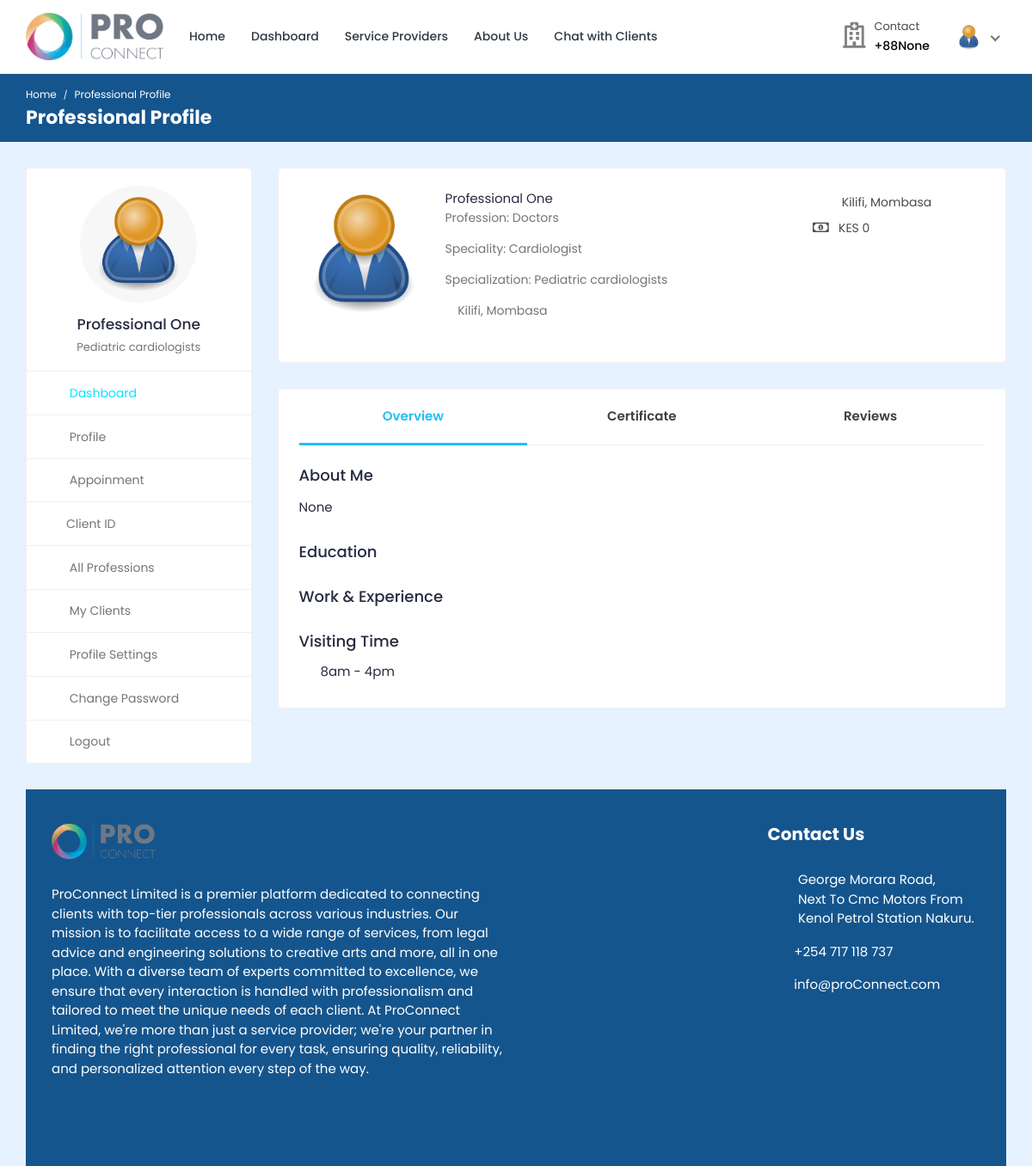
The app's page /professional/professional-profile/1/ (signed in) with its own data.
### professional/models.py (models this page shows, shortened)
class Professional_Information(models.Model):
    PROFESSION_CHOICES = (
        ('medical', 'Medical Services'),
        ('legal', 'Legal Services'),
        ('engineering', 'Engineering Services'),
        ('art', 'Art & Design'),
    )
    professional_id = models.AutoField(primary_key=True)
    user = models.OneToOneField(settings.AUTH_USER_MODEL, on_delete=models.CASCADE, related_name='profile')
    name = models.CharField(max_length=200)
    username = models.CharField(max_length=200, null=True, blank=True)
    gender = models.CharField(max_length=200, null=True, blank=True)
    description = models.TextField(max_length=1000, null=True, blank=True)
    profession = models.CharField(max_length=200, choices=PROFESSION_CHOICES)
    profession_name = models.ForeignKey(ServiceDepartment, on_delete=models.SET_NULL, null=True)
    specialization = models.ForeignKey(specialization, on_delete=models.SET_NULL, null=True)
    featured_image = models.ImageField(upload_to='professionals/', default='professionals/user-default.png')
    certificate_image = models.ImageField(upload_to='professionals_certificates/', default='professionals_certificates/default.png', null=True, blank=True)
    email = models.EmailField(max_length=200, null=True, blank=True)
    phone_number = models.CharField(max_length=200, null=True, blank=True)
    availability = models.CharField(max_length=200, null=True, blank=True)
    consultation_fee = models.IntegerField(null=True, blank=True, default=0)
    address = models.CharField(max_length=200, null=True, blank=True)
    service_name = models.ForeignKey(Service_Provider_Information, on_delete=models.SET_NULL, null=True, blank=True)
    profession = models.CharField(max_length=200, choices=PROFESSION_CHOICES, null=True, blank=True)
    institute = models.CharField(max_length=200, null=True, blank=True)
    degree = models.CharField(max_length=200, null=True, blank=True)
    completion_year = models.CharField(max_length=200, null=True, blank=True)
    work_place = models.CharField(max_length=200, null=True, blank=True)
    designation = models.CharField(max_length=200, null=True, blank=True)
    start_year = models.CharField(max_length=200, null=True, blank=True)
    end_year = models.CharField(max_length=200, null=True, blank=True)
    register_status = models.CharField(max_length=200, null=True, blank=True, default='Accepted')

### service_provider_admin/models.py (models this page shows, shortened)
class specialization(models.Model):
    specialization_id = models.AutoField(primary_key=True)
    specialization_name = models.CharField(max_length=200, null=True, blank=True)
    service_provider = models.ForeignKey(Service_Provider_Information, on_delete=models.CASCADE, null=True, blank=True)

class ServiceDepartment(models.Model):
    ServiceDepartment_id = models.AutoField(primary_key=True)
    ServiceDepartment_name = models.CharField(max_length=200, null=True, blank=True)
    service_provider = models.ForeignKey(Service_Provider_Information, on_delete=models.CASCADE, null=True, blank=True)
    featured_image = models.ImageField(upload_to='profession/', default='profession/default.png', null=True, blank=True)

### service_provider/models.py (models this page shows)
class Service_Provider_Information(models.Model):
    PROFESSION = (
        ('medical', 'Medical Services'),
        ('legal', 'Legal Services'),
        ('engineering', 'Engineering Services'),
        ('art', 'Art & Design'),
        ('tech', 'Technology Services'),
        ('education', 'Educational Services'),
        ('consulting', 'Consulting Services'),
    )
    service_provider_id = models.AutoField(primary_key=True)
    name = models.CharField(max_length=200, null=True, blank=True)
    featured_image = models.ImageField(upload_to='service_providers/', default='service_providers/default.png', null=True, blank=True)
    description = models.TextField(null=True, blank=True)
    profession = models.CharField(max_length=200, choices=PROFESSION)
    def __str__(self):
        return str(self.name)

### professional/views.py (the view)
# urls.py: path('professional-profile/<int:pk>/', views.professional_profile, name='professional-profile'),
@csrf_exempt
@login_required(login_url="professional-login")
def professional_profile(request, pk):
    if request.user.is_client:
        client = request.user.client
    else:
        client = None
    professional = Professional_Information.objects.get(professional_id=pk)
    educations = Education.objects.filter(professional=professional).order_by('-year_of_completion')
    experiences = Experience.objects.filter(professional=professional).order_by('-from_year','-to_year')
    professional_review = Professional_review.objects.filter(professional=professional)
    context = {'professional': professional, 'client': client, 'educations': educations, 'experiences': experiences, 'professional_review': professional_review}
    return render(request, 'professional-profile.html', context)

### templates/professional-profile.html (shortened to what this page needs)
{% load static %}
<!DOCTYPE html>
<html lang="en">
<head>
	<link rel="stylesheet" href="{% static 'proConnect-System/css/Normal/bootstrap.min.css' %}">
	<link rel="stylesheet" href="{% static 'proConnect-System/plugins/Normal/fontawesome/css/fontawesome.min.css' %}">
	<link rel="stylesheet" href="{% static 'proConnect-System/plugins/Normal/fontawesome/css/all.min.css' %}">
	<link rel="stylesheet" href="{% static 'proConnect-System/plugins/Normal/fancybox/jquery.fancybox.min.css'%}">
	<link rel="stylesheet" href="{% static 'proConnect-System/css/Normal/style.css' %}">
</head>
<body>
	<div class="main-wrapper">
		<header class="header">
			{% if user.is_authenticated and user.is_professional %}
			{% include 'professional-navbar.html' %}
			{% endif %}
		</header>
		<div class="breadcrumb-bar">
			<div class="container-fluid">
				<div class="row align-items-center">
					<div class="col-md-12 col-12">
						<nav aria-label="breadcrumb" class="page-breadcrumb">
							<ol class="breadcrumb">
								{% if user.is_authenticated and user.is_professional %}
								<li class="breadcrumb-item"><a href="{% url 'professional-dashboard' %}">Home</a></li>
								{% endif %}
								<li class="breadcrumb-item active" aria-current="page">Professional Profile</li>
							</ol>
						</nav>
						<h2 class="breadcrumb-title">Professional Profile</h2>
					</div>
				</div>
			</div>
		</div>
		<div class="content">
			<div class="container-fluid">
				<div class="row">
					<div class="col-md-5 col-lg-4 col-xl-3 theiaStickySidebar">
						<div>
							{% if user.is_authenticated and user.is_professional %}
							{% include 'professional-sidebar.html' %}
							{% endif %}
						</div>
					</div>
					<div class="col-md-7 col-lg-8 col-xl-9">
						<div class="card">
							<div class="card-body">
								<div class="professional-widget">
									<div class="doc-info-left">
										<div class="professional-img">
											<img src="{{professional.featured_image.url}}" class="img-fluid" alt="User Image">
										</div>
										<div class="doc-info-cont">
											{% if professional.name %}
											{{ professional.name }}
											{% else %}
											<a href="{% url 'professional-profile-settings' %}">Add Your Name</a>
											{% endif %}
											{% if professional.service_name %}
											<p class="doc-speciality">Profession: {{professional.service_name}}</p>
											{% else %}
											<h4><a href="{% url 'professional-profile-settings' %}">Add Your Profession</a></h4>
											{% endif %}
											{% if professional.profession_name.ServiceDepartment_name %}
											<p class="doc-speciality">Speciality: {{professional.profession_name.ServiceDepartment_name}}</p>
											{% else %}
											<p><a href="{% url 'professional-profile-settings' %}">Add Your Speciality</a></p>
											{% endif %}
											{% if professional.specialization.specialization_name %}
											<p class="doc-speciality">Specialization: {{professional.specialization.specialization_name}}</p>
											{% else %}
											<h4><a href="{% url 'professional-profile-settings' %}">Add Your Specialization</a></h4>
											{% endif %}
											<div class="clinic-details">
												<p class="doc-location"><i class="fas fa-map-marker-alt"></i> {{professional.address}}</p>
											</div>
										</div>
									</div>
									<div class="doc-info-right">
										<div class="clini-infos">
											<ul>
												<li><i class="fas fa-map-marker-alt"></i> {{professional.address}}</li>
												<li><i class="far fa-money-bill-alt"></i>KES {{professional.consultation_fee}} </li>
											</ul>
										</div>
									</div>
								</div>
							</div>
						</div>
						<div class="card">
							<div class="card-body pt-0">
								<nav class="user-tabs mb-4">
									<ul class="nav nav-tabs nav-tabs-bottom nav-justified">
										<li class="nav-item">
											<a class="nav-link active" href="#doc_overview" data-toggle="tab">Overview</a>
										</li>
										<li class="nav-item">
											<a class="nav-link" href="#doc_certificate" data-toggle="tab">Certificate</a>
										</li>
										<li class="nav-item">
											<a class="nav-link" href="#doc_reviews" data-toggle="tab">Reviews</a>
										</li>
									</ul>
								</nav>
								<div class="tab-content pt-0">
									<div role="tabpanel" id="doc_overview" class="tab-pane fade show active">
										<div class="row">
											<div class="col-md-12 col-lg-9">
												<div class="widget about-widget">
													<h4 class="widget-title">About Me</h4>
													{% if professional.description %}
													{{ professional.description }}
													{% else %}
													<p><a href="{% url 'professional-profile-settings' %}">Add Bio</a></p>
													{% endif %}
												</div>
												<div class="widget education-widget">
													<h4 class="widget-title">Education</h4>
												</div>
												<div class="widget experience-widget">
													<h4 class="widget-title">Work & Experience</h4>
												</div>
												<div class="service-list">
													<h4>Visiting Time</h4>
													<ul class="clearfix">
														<li>{{professional.availability}}</li>
													</ul>
												</div>
											</div>
										</div>
									</div>
								</div>
							</div>
						</div>
					</div>
				</div>
				{% include 'footer.html' %}
			</div>
</body>
</html>

### templates/professional-navbar.html (shortened to what this page needs)
{% load static %}
<nav class="navbar navbar-expand-lg header-nav">
  <div class="navbar-header">
    <a href="{% url 'service_provider_home'%}" class="navbar-brand logo">
      <img src="{% static 'proConnect-System/images/Normal/proConnect-logo.png' %}" class="img-fluid" alt="Logo" />
    </a>
  </div>
  <div class="main-menu-wrapper">
    <ul class="main-nav">
      <li>
        <a href="{% url 'service_provider_home'%}">Home</a>
      </li>
      <li>
        <a href="{% url 'professional-dashboard'%}">Dashboard</a>
      </li>
      <li><a href="{% url 'multiple-service_provider' %}" style="text-decoration: none;">Service Providers</a></li>
      <li>
        <a href="{% url 'about-us'%}">About Us</a>
      </li>
      <li>
        <a href="{% url 'chat-home' pk=user.id %}">Chat with Clients</a>
      </li>
    </ul>
  </div>
  <ul class="nav header-navbar-rht">
    <li class="nav-item contact-item">
      <div class="header-contact-img">
        <i class="far fa-hospital"></i>
      </div>
      <div class="header-contact-detail">
        <p class="contact-header">Contact</p>
        <p class="contact-info-header">+88{{professional.phone_number}}</p>
      </div>
    </li>
    <li class="nav-item dropdown has-arrow logged-item">
      <a href="#" class="dropdown-toggle nav-link" data-toggle="dropdown">
        <span class="user-img">
          <img class="rounded-circle" src="{{ professional.featured_image.url }}" width="31" alt="Darren Elder" />
        </span>
      </a>
    </li>
  </ul>
</nav>

### templates/professional-sidebar.html (shortened to what this page needs)
{% load static %}
<div class="profile-sidebar">
  <div class="widget-profile pro-widget-content">
    <div class="profile-info-widget">
      <a href="#" class="booking-doc-img">
        <img src="{{ professional.featured_image.url }}" alt="User Image" />
      </a>
      <div class="profile-det-info">
        <h3>{{ professional.name }}</h3>
        <div class="client-details">
          <h5 class="mb-0">{{professional.specialization.specialization_name}}</h5>
        </div>
      </div>
    </div>
  </div>
  <div class="dashboard-widget">
    <nav class="dashboard-menu sidebar">
      <ul>
        <li class="active">
          <a href="{% url 'professional-dashboard' %}">
            <i class="fas fa-columns"></i>
            <span>Dashboard</span>
          </a>
        </li>
        <li>
          <a href="{% url 'professional-profile' pk=professional.professional_id %}">
            <i class="fas fa-user"></i>
            <span>Profile</span>
          </a>
        </li>
        <li>
          <a href="{% url 'appointments'%}">
            <i class="fas fa-user-circle"></i>
            <span>Appoinment</span>
          </a>
        </li>
        <li class="nav-item has-submenu">
          <a href="#" class="nav-link"><i class="fas fa-search"></i><span>Client ID</span></a>
        </li>
        <li>
          <a href="{% url 'multiple-service_provider' %}">
            <i class="fas fa-hospital"></i>
            <span>All Professions</span>
          </a>
        </li>
        <li>
          <a href="{% url 'my-clients' %}">
            <i class="fas fa-user-injured"></i>
            <span>My Clients</span>
          </a>
        </li>
        <li>
          <a href="{% url 'professional-profile-settings' %}">
            <i class="fas fa-user-cog"></i>
            <span>Profile Settings</span>
          </a>
        </li>
        <li>
          <a href="{% url 'professional-change-password' pk=user.id%}">
            <i class="fas fa-lock"></i>
            <span>Change Password</span>
          </a>
        </li>
        <li>
          <a href="{% url 'professional-logout'%}">
            <i class="fas fa-sign-out-alt"></i>
            <span>Logout</span>
          </a>
        </li>
      </ul>
    </nav>
  </div>
</div>

### records on screen
Professional_Information: phone_number "None", featured_image (placeholder picture), name "Professional One", specialization.specialization_name "Pediatric cardiologists", service_name "Doctors", profession_name.ServiceDepartment_name "Cardiologist", address "Kilifi, Mombasa", consultation_fee "0", description "None", availability "8am - 4pm"
